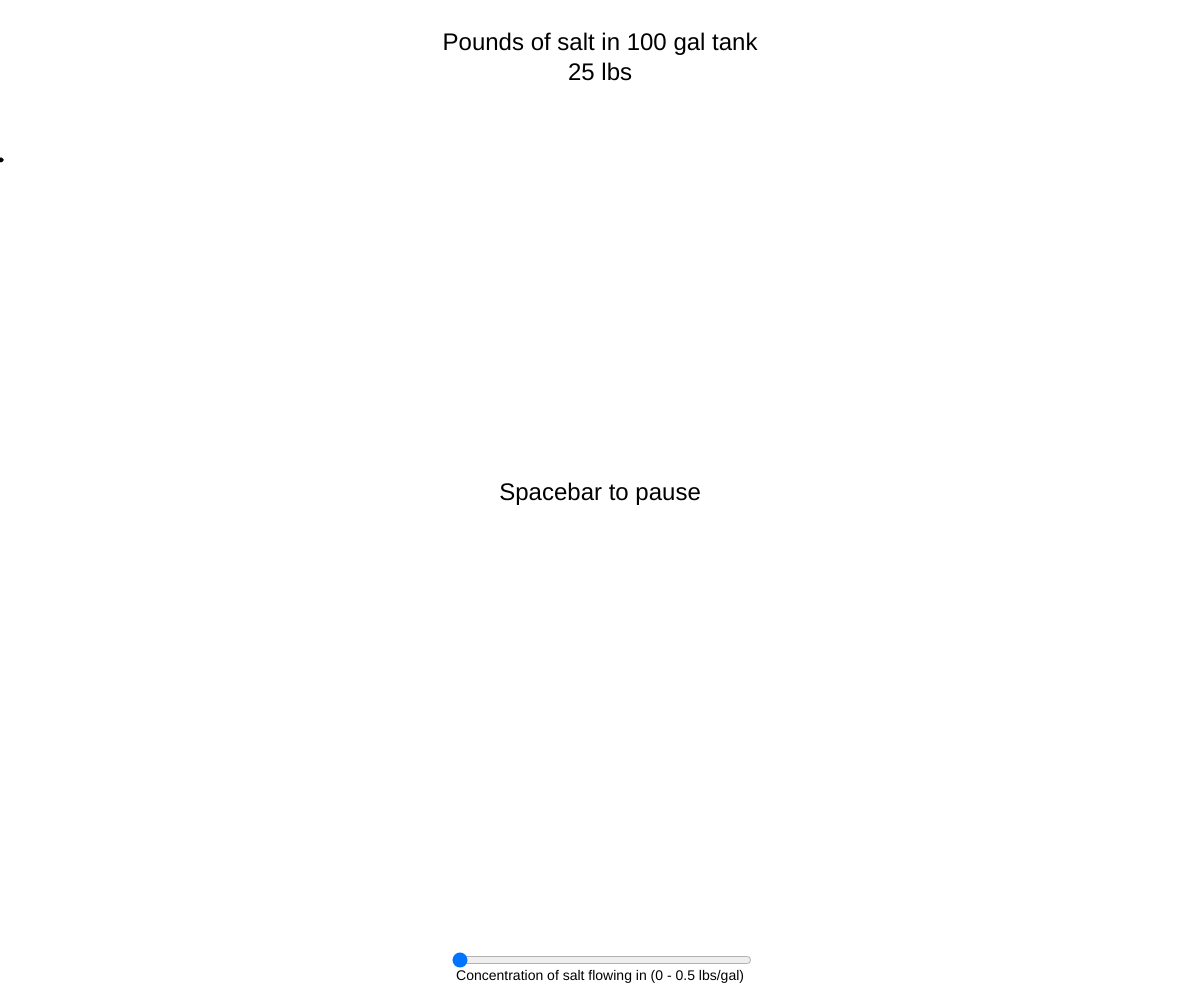
Frame 1 (no input)
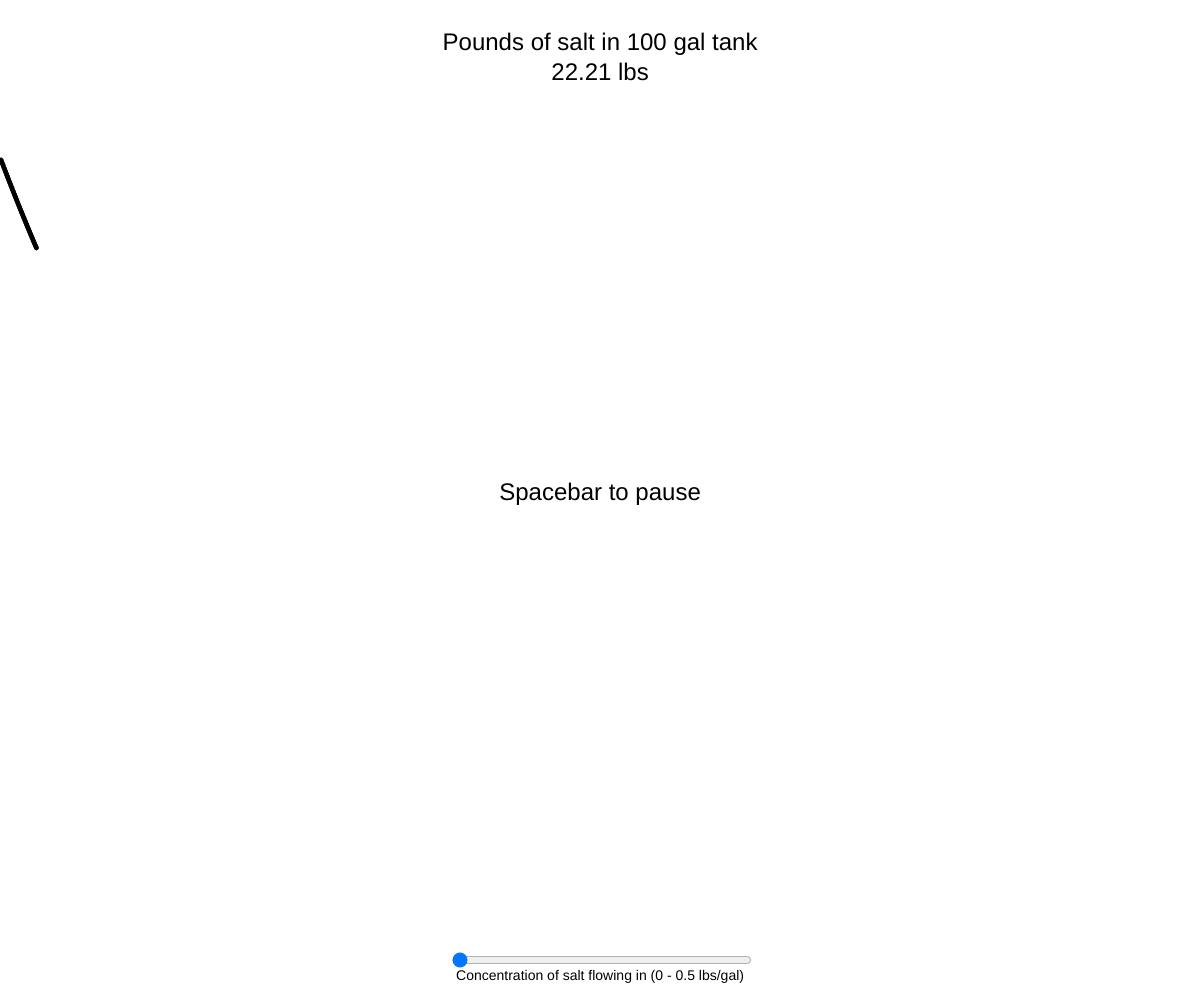
Frame 60 (no input)
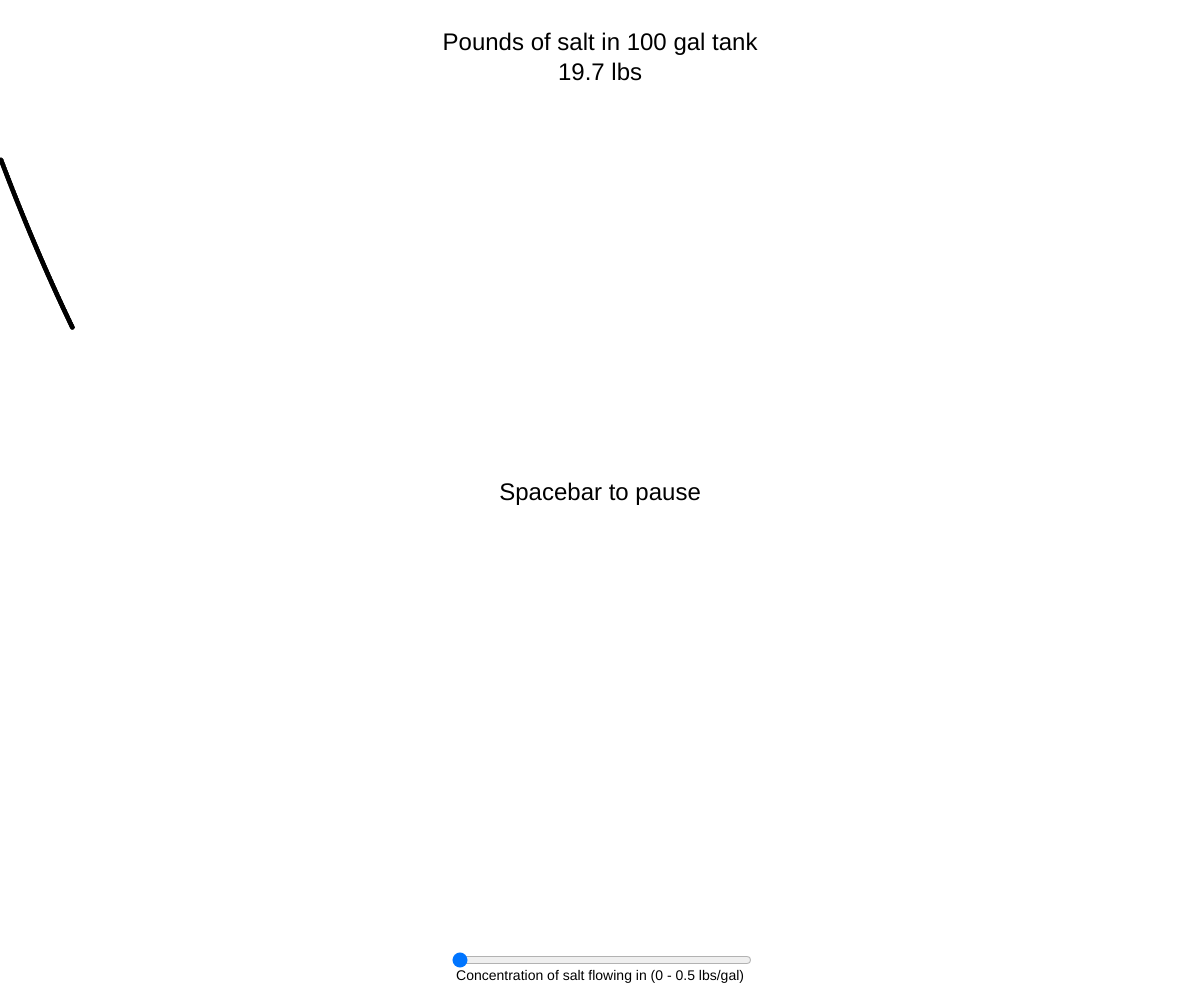
Frame 120 (the mouse pressed at the canvas centre since frame 60)

The p5.js sketch that drew these frames (run headless with seeded random() and noise() and a simulated clock; from frame 60 on, the mouse is pressed at the canvas centre):

// p5.js sketch
// ── sketch.js
var poundsSaltInTank,
    concentrationIn,
    waterFlowRate,
    saltRateIn,
    saltRateOut,
    tankVolume,
    overallSaltRate,
    timeCounter,
    beginSwitch,
    maxTime,
    maxSaltAmount;

var saltAmountHistory = [];


function setup(){
  createCanvas(windowWidth,windowHeight);
  frameRate(60);
  ellipseMode(RADIUS);
  textAlign(CENTER);
  textSize(24);
  fill(0);

  concentrationInSlider = createSlider(0,0.5,0,0.01);
  concentrationInSlider.position(width/2-150,height-50);
  concentrationInSlider.size(300);

  /* Edit to change scale */ 
  maxTime = 2000;
  maxSaltAmount = 30;

  
  poundsSaltInTank = 25;
  waterFlowRate = 0.2;
  tankVolume = 100;

  concentrationIn = concentrationInSlider.value();
  timeCounter = 1;
  beginSwitch = 1;
  console.log("amt salt in tank: "+poundsSaltInTank);
}

function draw(){

  background(255);

  text("Pounds of salt in " + tankVolume+" gal tank",width/2,50);
  text(round(poundsSaltInTank,2) + " lbs",width/2,80);

  if(timeCounter < maxTime/15){
    text("Spacebar to pause", width/2,height/2);
  }

  push();
  textSize(14);
  text("Concentration of salt flowing in (0 - 0.5 lbs/gal)",width/2,height-20);
  pop();
  if(beginSwitch==1){
    tick();
    timeCounter++;
  }
  if(timeCounter % 60 == 0 && beginSwitch == 1){
    console.log("amt salt in tank: "+poundsSaltInTank);
  }

  for(var i = 0; i < saltAmountHistory.length;i++){
      ellipse(map(saltAmountHistory[i].time,1,maxTime,1,width), height-map(saltAmountHistory[i].amount,0,maxSaltAmount,50,height),2,2);
    }

  if(timeCounter >= maxTime){
    noLoop();
  }

}

function tick(){
   saltRateIn = concentrationInSlider.value() * waterFlowRate;
   saltRateOut = (poundsSaltInTank / tankVolume) * waterFlowRate;
   overallSaltRate = saltRateIn - saltRateOut;
   poundsSaltInTank+=overallSaltRate;
   saltAmountHistory.push({
    time: timeCounter,
    amount: poundsSaltInTank
   });
}

function keyTyped(){
  if(keyCode == 32){
    if(beginSwitch == 0){
    beginSwitch = 1;
  }else{
    beginSwitch = 0;
  }
  }
}

function widowResized(){
  resizeCanvas();
}
